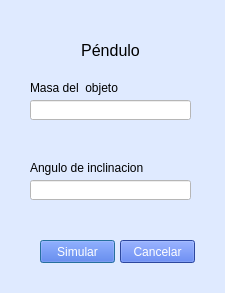
<?xml version="1.0" encoding="UTF-8"?>
<ui version="4.0">
 <class>DialogPendulo</class>
 <widget class="QDialog" name="DialogPendulo">
  <property name="geometry">
   <rect>
    <x>0</x>
    <y>0</y>
    <width>225</width>
    <height>293</height>
   </rect>
  </property>
  <property name="windowTitle">
   <string>Péndulo</string>
  </property>
  <property name="styleSheet">
   <string notr="true">background-color: #DFEAFF;
</string>
  </property>
  <widget class="QLabel" name="label_3">
   <property name="geometry">
    <rect>
     <x>30</x>
     <y>30</y>
     <width>161</width>
     <height>41</height>
    </rect>
   </property>
   <property name="font">
    <font>
     <pointsize>12</pointsize>
    </font>
   </property>
   <property name="frameShape">
    <enum>QFrame::NoFrame</enum>
   </property>
   <property name="text">
    <string>Péndulo</string>
   </property>
   <property name="scaledContents">
    <bool>false</bool>
   </property>
   <property name="alignment">
    <set>Qt::AlignCenter</set>
   </property>
   <property name="wordWrap">
    <bool>true</bool>
   </property>
  </widget>
  <widget class="QLabel" name="lblErrorAnguloInclinacion">
   <property name="geometry">
    <rect>
     <x>30</x>
     <y>200</y>
     <width>131</width>
     <height>16</height>
    </rect>
   </property>
   <property name="text">
    <string/>
   </property>
  </widget>
  <widget class="QLabel" name="label_2">
   <property name="geometry">
    <rect>
     <x>30</x>
     <y>160</y>
     <width>131</width>
     <height>16</height>
    </rect>
   </property>
   <property name="text">
    <string>Angulo de inclinacion</string>
   </property>
  </widget>
  <widget class="QLineEdit" name="inptMasaObjeto">
   <property name="geometry">
    <rect>
     <x>30</x>
     <y>100</y>
     <width>161</width>
     <height>20</height>
    </rect>
   </property>
   <property name="styleSheet">
    <string notr="true">background-color: white;</string>
   </property>
  </widget>
  <widget class="QLabel" name="lblErrorMasaObjeto">
   <property name="geometry">
    <rect>
     <x>30</x>
     <y>120</y>
     <width>131</width>
     <height>16</height>
    </rect>
   </property>
   <property name="text">
    <string/>
   </property>
  </widget>
  <widget class="QLineEdit" name="inptAnguloInclinacion">
   <property name="geometry">
    <rect>
     <x>30</x>
     <y>180</y>
     <width>161</width>
     <height>20</height>
    </rect>
   </property>
   <property name="styleSheet">
    <string notr="true">background-color: white;</string>
   </property>
  </widget>
  <widget class="QLabel" name="label">
   <property name="geometry">
    <rect>
     <x>30</x>
     <y>80</y>
     <width>111</width>
     <height>16</height>
    </rect>
   </property>
   <property name="text">
    <string>Masa del  objeto</string>
   </property>
  </widget>
  <widget class="QPushButton" name="btnSimular">
   <property name="geometry">
    <rect>
     <x>40</x>
     <y>240</y>
     <width>75</width>
     <height>23</height>
    </rect>
   </property>
   <property name="styleSheet">
    <string notr="true">background-color: #3D63DD;
color: white;</string>
   </property>
   <property name="text">
    <string>Simular</string>
   </property>
  </widget>
  <widget class="QPushButton" name="btnCancelar">
   <property name="geometry">
    <rect>
     <x>120</x>
     <y>240</y>
     <width>75</width>
     <height>23</height>
    </rect>
   </property>
   <property name="styleSheet">
    <string notr="true">background-color: #3D63DD;
color: white;</string>
   </property>
   <property name="text">
    <string>Cancelar</string>
   </property>
  </widget>
 </widget>
 <resources/>
 <connections/>
</ui>
